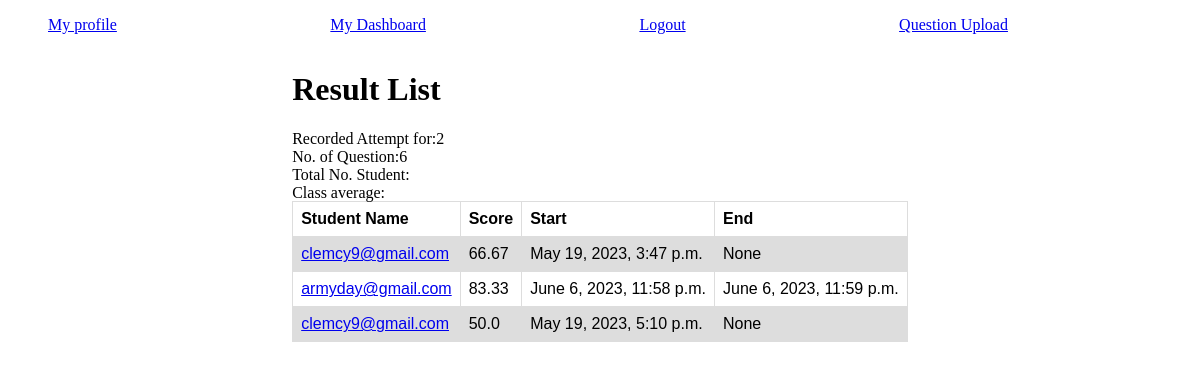
The page /quiz/result_list/2 (signed in) on the database as committed earlier.
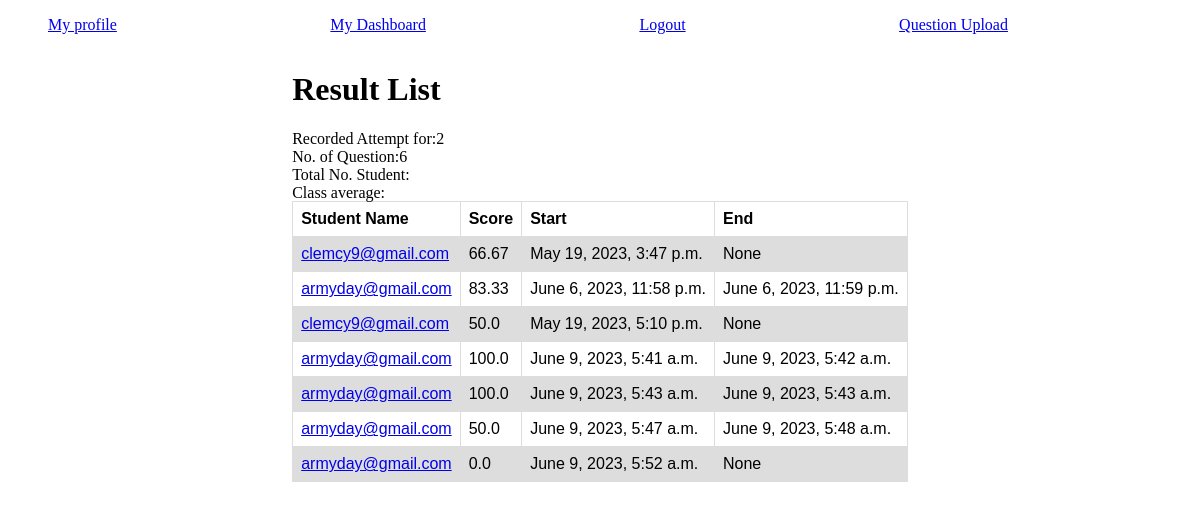
The same page on the database as committed later.
### cbt_app/models.py (models this page shows, shortened)
class Sitting(models.Model):
    user = models.ForeignKey(settings.AUTH_USER_MODEL, on_delete=models.DO_NOTHING)
    quiz = models.ForeignKey(Quiz,on_delete=models.DO_NOTHING)
    question_all = models.CharField(max_length=1024, verbose_name='All Questions', validators=[validate_comma_separated_integer_list])
    question_attempted = models.CharField(max_length=1024, verbose_name='Answered Questions', validators=[validate_comma_separated_integer_list])
    question_unattempted = models.CharField(max_length=1024, verbose_name='Unanswered Questions', validators=[validate_comma_separated_integer_list])
    question_failed = models.CharField(max_length=1024, verbose_name='Failed Questions', validators=[validate_comma_separated_integer_list])
    question_passed = models.CharField(max_length=1024, verbose_name='Passed Questions', validators=[validate_comma_separated_integer_list])
    question_choice_pair = models.JSONField(blank=True, default=dict, help_text='json format question choice pair')
    is_completed = models.BooleanField('Is completed', default=False)
    current_score = models.IntegerField(default=0)
    start_time =models.DateTimeField(auto_now_add=True)
    end_time =models.DateTimeField(null=True, blank=True)
    objects = models.Manager()
    sits = SittingManager()
    def get_score(self):
        all_quest = list(map(int,self.question_all.split(',')))
        total_quest = len(all_quest)
        total_points = self.current_score
        percent_score = (total_points/total_quest)*100
        return round(percent_score,2)

### auth1/models.py (models this page shows)
class User(AbstractUser):
    first_name = models.CharField(max_length=30, blank=False)
    last_name = models.CharField(max_length=30, blank=False)
    email = models.EmailField(unique=True, blank=False)
    is_student = models.BooleanField('Are you a student?',blank=False)
    USERNAME_FIELD = 'email'
    REQUIRED_FIELDS = ['first_name','last_name','username','is_student']
    def __str__(self):
        return self.email

### cbt_app/views.py (the view)
# urls.py: path('result_list/<int:quiz_id>', view=result_list, name='result_list'),
@login_required
def result_list(request,quiz_id):
    user = request.user
    if not user.is_student:
        contents = Quiz.objects.filter(examiner=user)
        sitting = Sitting.objects.filter(quiz__examiner=user)
        quiz_sit_pair ={
            x:x.get_score() for x in sitting
        }
        sits = Sitting.objects.filter(quiz__id =quiz_id)
        context = {
            'quiz_attempt':sits.count(),
            'quiz_total_question':len(sits[0].question_all.split(',')),
            'contents':contents,
            'sittings':sitting,
            'quiz_pair':quiz_sit_pair,
        }
        return render(request, 'result_list.html', context)

### templates/result_list.html (shortened to what this page needs)
{% extends 'base.html' %}
{% block content %}
{% if user.is_student %}
<div class="container" style="width: 100vw; display: flex; justify-content: center;">
    <div class="parent">
        <h1>
            User Dashboard
        </h1>
        <h2>
            {% for message in messages %}
                {{message}}
            {% endfor %}
        </h2>
        <table style="width: 100%;">
            <tr>
                <thead>Available Exams</thead>
            </tr>
            <tr>
                <th>Exams Title</th>
                <th>Subject(course)</th>
                <th>Class(level)</th>
                <th>Duration (min)</th>
            </tr>
            {% for quiz in contents %}
            <tr>
                <td><a href="{% url 'cbt_app:take_quiz' quiz.id %}">{{quiz}}</a></td>
                <td>{{quiz.course}}</td>
                <td>{{quiz.level}}</td>
                <td>{{quiz.duration}}</td>
            </tr>
            {% endfor %}
        </table>
    </div>
</div>
{% else %}
<div class="container" style="width: 100vw; display: flex; justify-content: center;">
    <div class="parent">
        <h1>
            Result List
        </h1>
        <table style="width: 100%;">
            <tr>
                <th>Student Name</th>
                <th>Score</th>
                <th>Start</th>
                <th>End</th>
            </tr>
            {% for x,y in quiz_pair.items %}
            <tr>
                <td><a href="#">{{x.user}}</a></td>
                <td>{{y}}</td>
                <td>{{x.start_time}}</td>
                <td>{{x.end_time}}</td>
            </tr>
            {% endfor %}
        </table>
    </div>
</div>
{% endif %}
{% endblock %}

### templates/base.html (shortened to what this page needs)
{% load static %}
{% load randomize %}
<!DOCTYPE html>
<html lang="en">
<head>
</head>
<body>
    {% if not questions %}
    <ul style="list-style: none; display: flex; width: 80vw; justify-content: space-between;">
        {% if user.is_authenticated %}
        <li><a href="{% url 'auth1:profile' user.id %}">My profile</a></li>
        <li><a href="{% url 'cbt_app:dashboard' %}">My Dashboard</a></li>
        <li><a href="{% url 'auth1:logout' %}">Logout</a></li>
          {% if not user.is_student %}
          <li><a href="{% url 'file_processing:question_upload' %}">Question Upload</a></li>
          {% endif %}
        {% else %}
        <li><a href="{% url 'auth1:reg' %}">Register</a></li>
        <li><a href="{% url 'auth1:login' %}">Login</a></li>
        {% endif %}
    </ul>
    <div style="display: flex; justify-content: center; width: 100%;">
      {% endif %}
      {% block content %}
      {% endblock %}
    </div>
</body>
</html>

### templates/base.html (style rules this page uses)
table { font-family: arial, sans-serif; border-collapse: collapse; width: 100%; }
td, th { border: 1px solid #dddddd; text-align: left; padding: 8px; }
tr:nth-child(even) { background-color: #dddddd; }

Rows that differ between the two databases and show on the page:
added Sitting: user "armyday@gmail.com", y "100.0", start_time "June 9, 2023, 5:41 a.m.", end_time "June 9, 2023, 5:42 a.m."
added Sitting: user "armyday@gmail.com", y "100.0", start_time "June 9, 2023, 5:43 a.m.", end_time "June 9, 2023, 5:43 a.m."
added Sitting: user "armyday@gmail.com", y "50.0", start_time "June 9, 2023, 5:47 a.m.", end_time "June 9, 2023, 5:48 a.m."
added Sitting: user "armyday@gmail.com", y "0.0", start_time "June 9, 2023, 5:52 a.m.", end_time "None"
